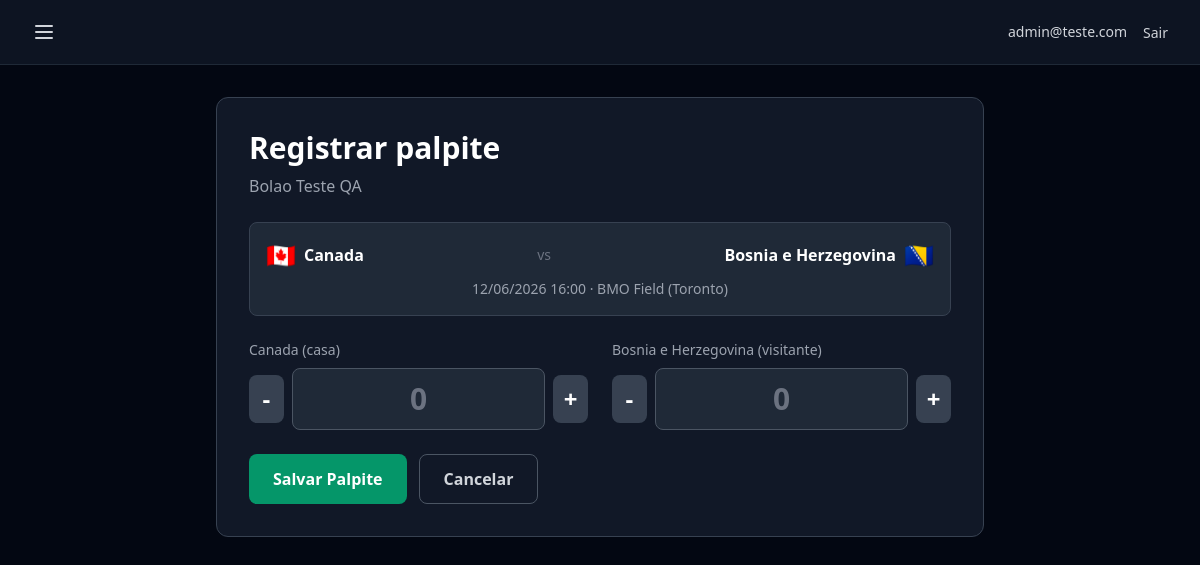
Screenshot of /pools/9/matches/1363/predict/ (signed in) with the database file from the repository.
### users/models.py (models this page shows, shortened)
class CustomUser(AbstractUser):
    email = models.EmailField(unique=True)
    created_at = models.DateTimeField(auto_now_add=True)
    updated_at = models.DateTimeField(auto_now=True)
    username = None
    USERNAME_FIELD = 'email'
    REQUIRED_FIELDS = []
    objects = CustomUserManager()

### pools/models.py (models this page shows, shortened)
class Pool(models.Model):
    name = models.CharField(max_length=100)
    description = models.TextField(blank=True)
    invite_token = models.UUIDField(default=uuid.uuid4, unique=True)
    created_by = models.ForeignKey(
        settings.AUTH_USER_MODEL,
        on_delete=models.CASCADE,
        related_name='created_pools',
    )
    created_at = models.DateTimeField(auto_now_add=True)
    updated_at = models.DateTimeField(auto_now=True)

### matches/models.py (models this page shows, shortened)
class Match(models.Model):
    STATUS_CHOICES = (
        ('agendado', 'Agendado'),
        ('em_andamento', 'Em andamento'),
        ('finalizado', 'Finalizado'),
    )
    round = models.ForeignKey(
        Round,
        on_delete=models.CASCADE,
        related_name='matches',
    )
    stadium = models.ForeignKey(
        Stadium,
        on_delete=models.PROTECT,
        related_name='matches',
    )
    home_team = models.ForeignKey(
        Team,
        on_delete=models.PROTECT,
        related_name='home_matches',
    )
    away_team = models.ForeignKey(
        Team,
        on_delete=models.PROTECT,
        related_name='away_matches',
    )
    match_datetime = models.DateTimeField()
    home_score = models.PositiveIntegerField(null=True, blank=True)
    away_score = models.PositiveIntegerField(null=True, blank=True)
    status = models.CharField(
        max_length=20,
        choices=STATUS_CHOICES,
        default='agendado',
    )
    external_id = models.PositiveIntegerField(
        null=True,
        blank=True,
        db_index=True,
    )
    penalties_home = models.PositiveSmallIntegerField(
        null=True,
        blank=True,
    )
    penalties_away = models.PositiveSmallIntegerField(
        null=True,
        blank=True,
    )
    elapsed_minute = models.PositiveSmallIntegerField(
        null=True,
        blank=True,
    )
    created_at = models.DateTimeField(auto_now_add=True)
    updated_at = models.DateTimeField(auto_now=True)
    class Meta:
        ordering = ('match_datetime',)

class Team(models.Model):
    class Confederation(models.TextChoices):
        CONMEBOL = 'CONMEBOL', 'CONMEBOL'
        UEFA = 'UEFA', 'UEFA'
        CAF = 'CAF', 'CAF'
        AFC = 'AFC', 'AFC'
        OFC = 'OFC', 'OFC'
        CONCACAF = 'CONCACAF', 'CONCACAF'
    name = models.CharField(max_length=100)
    name_en = models.CharField(max_length=100, blank=True, default='')
    country_code = models.CharField(max_length=3, unique=True)
    flag_emoji = models.CharField(max_length=10, blank=True)
    confederation = models.CharField(
        max_length=10,
        choices=Confederation.choices,
        blank=True,
    )
    created_at = models.DateTimeField(auto_now_add=True)
    updated_at = models.DateTimeField(auto_now=True)
    def __str__(self):
        return self.name

class Stadium(models.Model):
    name = models.CharField(max_length=200)
    city = models.CharField(max_length=100)
    country = models.CharField(max_length=100)
    capacity = models.PositiveIntegerField()
    created_at = models.DateTimeField(auto_now_add=True)
    updated_at = models.DateTimeField(auto_now=True)
    def __str__(self):
        return f'{self.name} ({self.city})'

### predictions/views.py (the view, shortened to what this page needs)
class PredictionCreateView(LoginRequiredMixin, CreateView):
    model = Prediction
    form_class = PredictionForm
    template_name = 'predictions/prediction_form.html'
    def dispatch(self, request, *args, **kwargs):
        self.pool = get_object_or_404(Pool, pk=kwargs['pool_id'])
        self.match = get_object_or_404(Match, pk=kwargs['match_id'])
        if not PoolMember.objects.filter(
            pool=self.pool,
            user=request.user,
        ).exists():
            messages.error(request, 'Você precisa ser membro deste bolão.')
            return redirect(reverse('pool_detail', kwargs={'pk': self.pool.pk}))
        if self.match.match_datetime <= timezone.now():
            messages.error(request, 'Palpite indisponível - jogo já começou.')
            return redirect(reverse(
                'pool_matches',
                kwargs={'pool_id': self.pool.pk},
            ))
        if Prediction.objects.filter(
            user=request.user,
            match=self.match,
            pool=self.pool,
        ).exists():
            messages.info(request, 'Você já palpitou neste jogo. Edite seu palpite se necessário.')
            return redirect(reverse(
                'pool_matches',
                kwargs={'pool_id': self.pool.pk},
            ))
        return super().dispatch(request, *args, **kwargs)
    def get_form_kwargs(self):
        kwargs = super().get_form_kwargs()
        kwargs['match'] = self.match
        return kwargs
    def get_context_data(self, **kwargs):
        context = super().get_context_data(**kwargs)
        context['pool'] = self.pool
        context['match'] = self.match
        context['is_locked'] = False
        return context

### templates/predictions/prediction_form.html (shortened to what this page needs)
{% extends 'base.html' %}
{% block content %}
<div class='max-w-3xl mx-auto'>
    <div class='bg-gray-900 border border-gray-700 rounded-xl p-8'>
        <h1 class='text-2xl md:text-3xl font-bold text-white mb-2'>{% if is_editing %}Editar palpite{% else %}Registrar palpite{% endif %}</h1>
        <p class='text-gray-400 mb-6'>{{ pool.name }}</p>
        <div class='bg-gray-800 border border-gray-700 rounded-lg p-4 mb-6'>
            <div class='flex items-center justify-between mb-2'>
                <div class='flex items-center gap-2'>
                    <span class='text-2xl'>{{ match.home_team.flag_emoji }}</span>
                    <span class='text-white font-semibold'>{{ match.home_team.name }}</span>
                </div>
                <span class='text-gray-500 text-sm'>vs</span>
                <div class='flex items-center gap-2'>
                    <span class='text-white font-semibold'>{{ match.away_team.name }}</span>
                    <span class='text-2xl'>{{ match.away_team.flag_emoji }}</span>
                </div>
            </div>
            <p class='text-gray-400 text-sm text-center'>{{ match.match_datetime|date:"d/m/Y H:i" }} · {{ match.stadium }}</p>
        </div>
        <form method='post'>
            <div class='grid grid-cols-2 gap-6 mb-6'>
                <div>
                    <label class='block text-sm font-medium text-gray-400 mb-2'>{{ match.home_team.name }} (casa)</label>
                    <div class='flex items-center gap-2'>
                        <button type='button' onclick='adjustScore("id_home_score", -1)' class='w-12 h-12 flex items-center justify-center bg-gray-700 hover:bg-gray-600 text-white text-2xl font-bold rounded-lg transition-colors duration-200'>
                            -
                        </button>
                        {{ form.home_score }}
                        <button type='button' onclick='adjustScore("id_home_score", 1)' class='w-12 h-12 flex items-center justify-center bg-gray-700 hover:bg-gray-600 text-white text-2xl font-bold rounded-lg transition-colors duration-200'>
                            +
                        </button>
                    </div>
                </div>
                <div>
                    <label class='block text-sm font-medium text-gray-400 mb-2'>{{ match.away_team.name }} (visitante)</label>
                    <div class='flex items-center gap-2'>
                        <button type='button' onclick='adjustScore("id_away_score", -1)' class='w-12 h-12 flex items-center justify-center bg-gray-700 hover:bg-gray-600 text-white text-2xl font-bold rounded-lg transition-colors duration-200'>
                            -
                        </button>
                        {{ form.away_score }}
                        <button type='button' onclick='adjustScore("id_away_score", 1)' class='w-12 h-12 flex items-center justify-center bg-gray-700 hover:bg-gray-600 text-white text-2xl font-bold rounded-lg transition-colors duration-200'>
                            +
                        </button>
                    </div>
                </div>
            </div>
            <div class='flex gap-3'>
                <button type='submit' {% if is_locked %}disabled{% endif %} class='bg-emerald-600 hover:bg-emerald-500 text-white font-semibold rounded-lg px-6 py-3 transition-colors duration-200 disabled:bg-gray-700 disabled:text-gray-500 disabled:cursor-not-allowed'>
                    {% if is_editing %}Atualizar Palpite{% else %}Salvar Palpite{% endif %}
                </button>
                <a href='{% url "pool_matches" pool_id=pool.pk %}' class='border border-gray-600 hover:border-emerald-500 text-gray-300 font-semibold rounded-lg px-6 py-3 transition-colors duration-200 inline-block'>
                    Cancelar
                </a>
            </div>
        </form>
    </div>
</div>
{% endblock %}

### templates/base.html (shortened to what this page needs)
<!DOCTYPE html>
<html lang='pt-br'>
<head>
    <script src='https://cdn.tailwindcss.com'></script>
</head>
<body class='bg-gray-950 min-h-screen text-white'>
    <nav class='bg-gray-900/80 backdrop-blur-md border-b border-gray-800 sticky top-0 z-50'>
        <div class='max-w-7xl mx-auto px-4 sm:px-6 lg:px-8'>
            <div class='flex justify-between h-16 items-center'>
                <button id='menu-btn' class='text-gray-300 hover:text-white p-2 -ml-2 rounded-lg hover:bg-gray-800 transition-colors duration-200' aria-label='Abrir menu'>
                    <svg class='w-6 h-6' fill='none' stroke='currentColor' viewBox='0 0 24 24'>
                        <path stroke-linecap='round' stroke-linejoin='round' stroke-width='2' d='M4 6h16M4 12h16M4 18h16'></path>
                    </svg>
                </button>
                <div class='flex items-center gap-4'>
                    {% if user.is_authenticated %}
                        <span class='text-gray-300 text-sm hidden sm:block'>{{ user.email }}</span>
                        <form method='post' action='{% url "logout" %}' class='inline'>
                            <button type='submit' class='text-gray-300 hover:text-emerald-400 text-sm transition-colors duration-200'>Sair</button>
                        </form>
                    {% else %}
                        <a href='{% url "login" %}' class='text-gray-300 hover:text-emerald-400 text-sm transition-colors duration-200'>Entrar</a>
                        <a href='{% url "register" %}' class='bg-emerald-600 hover:bg-emerald-500 text-white font-semibold rounded-lg px-4 py-2 text-sm transition-colors duration-200'>Cadastrar</a>
                    {% endif %}
                </div>
            </div>
        </div>
    </nav>
    <main class='max-w-7xl mx-auto px-4 sm:px-6 lg:px-8 py-8'>
        {% block content %}{% endblock %}
    </main>
</body>
</html>

### rows the page displays
CustomUser: email "admin@teste.com"
Pool: name "Bolao Teste QA"
Match: home_team.flag_emoji "🇨🇦", home_team.name "Canada", away_team.name "Bosnia e Herzegovina", away_team.flag_emoji "🇧🇦", match_datetime "12/06/2026 16:00", stadium "BMO Field (Toronto)"
